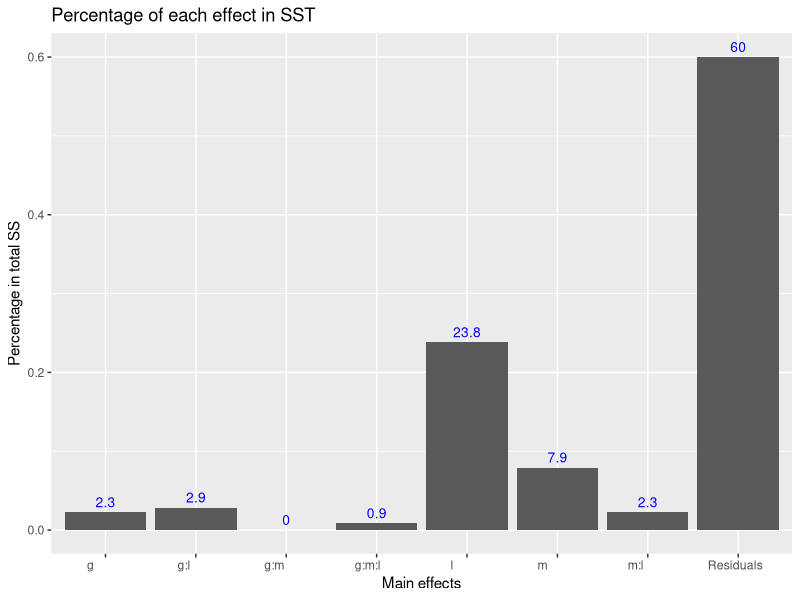
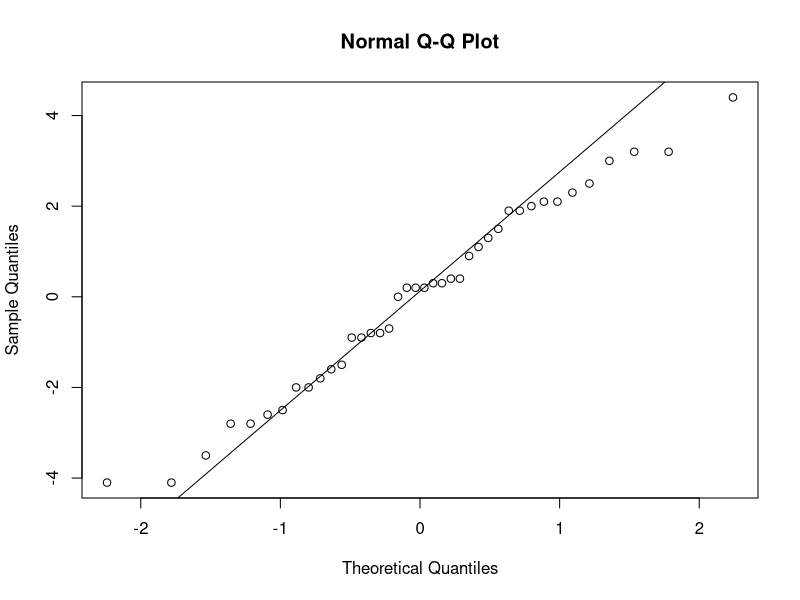
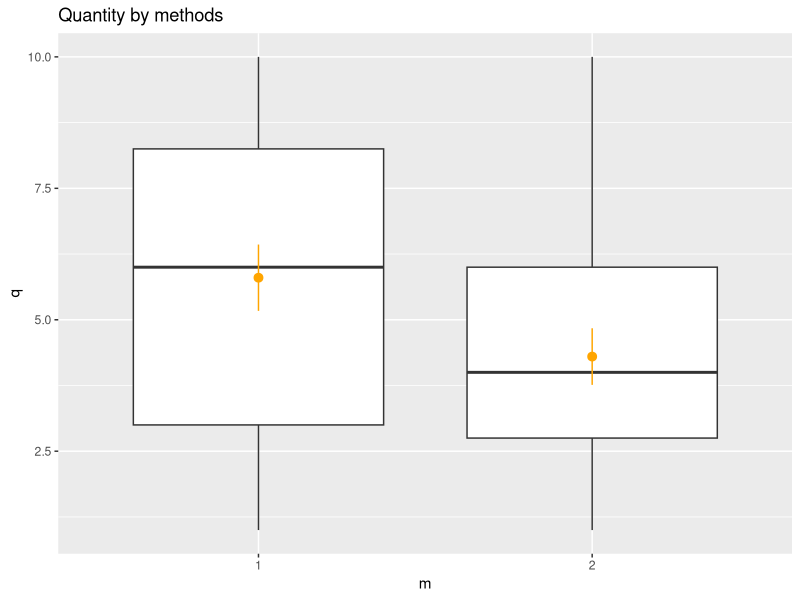
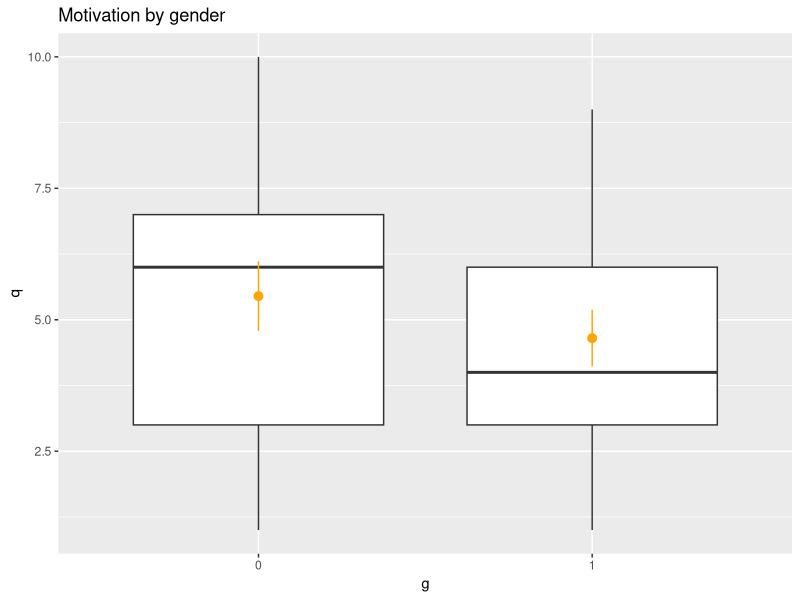
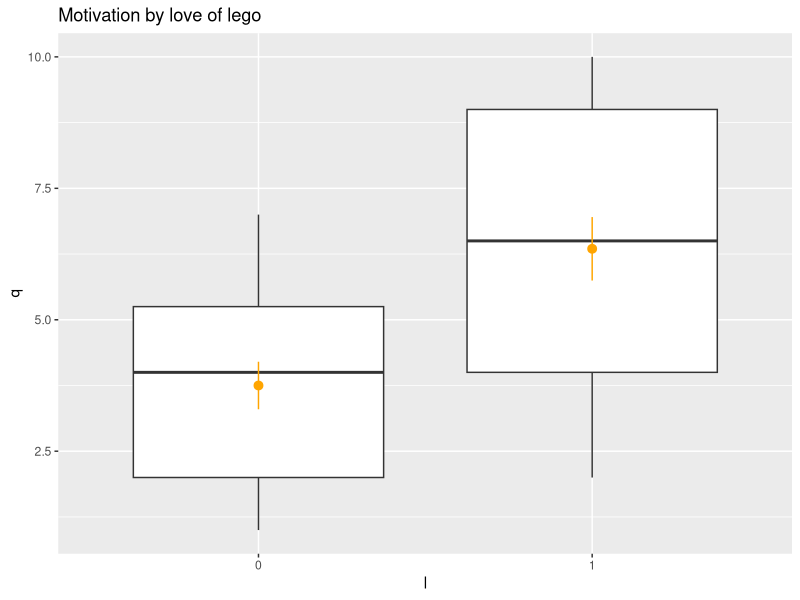
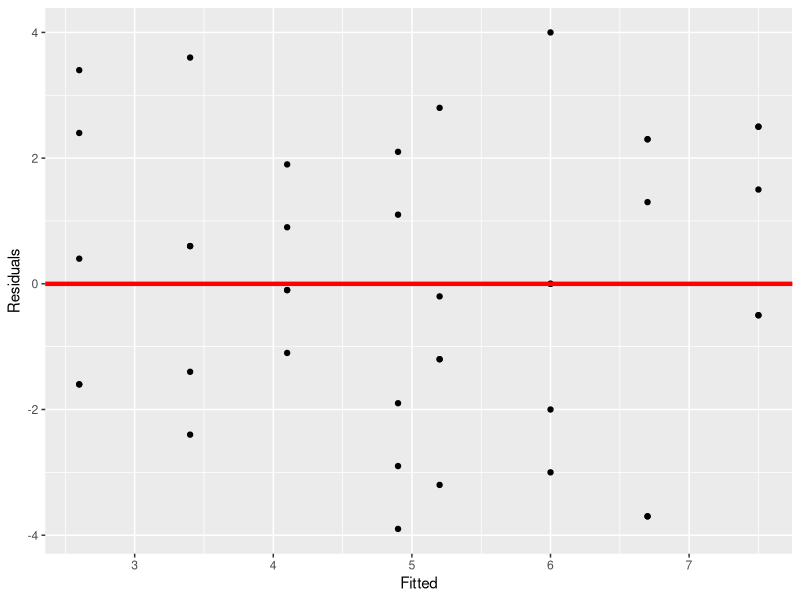

Reproduce these figures in R, in order.
## ---- chunk 1
knitr::opts_chunk$set(echo = TRUE)
## ---- chunk 2
project<-read.csv("data_project.csv")
View(project)
head(project)
## ---- chunk 3
aggregate(project$q, by=list(project$g, project$m, project$l), FUN="sum")
## ---- chunk 4
project$g<-factor(project$g, levels=c(0, 1))
project$m<-factor(project$m, levels=c(1, 2))
project$l<-factor(project$l, levels=c(0, 1))
head(project)
model<-aov(q~g*m*l, data=project)
summary(model)
## ---- chunk 5
aov_sum<-as.data.frame(unclass(summary(model)))
aov_sum$Percentage<-aov_sum$Sum.Sq/sum(aov_sum$Sum.Sq)
aov_sum$Percentage
library(ggplot2)
ggplot(aov_sum, aes(x=rownames(aov_sum),y=aov_sum$Percentage))+
  geom_bar(stat="identity")+
  geom_text(aes(label=round(100*aov_sum$Percentage,1)), size=3.5, hjust=0.5, vjust=-0.5,col="blue")+
  labs(x="Main effects", y="Percentage in total SS", title="Percentage of each effect in SST")
## ---- chunk 6
project1<-project
project1$g<-ifelse(project1$g==0, -1, 1)
project1$m<-ifelse(project1$m==1, -1, 1)
project1$l<-ifelse(project1$l==0, -1, 1)
project1
model_lm<-lm(q~g+m+l+m:l, data=project1)
summary(model_lm)
## ---- chunk 7
qqnorm(model_lm$residuals)
qqline(model_lm$residuals)
shapiro.test(model_lm$residuals)
## ---- chunk 8
ggplot(project, aes(x=m, y=q))+geom_boxplot()+stat_summary(fan.y=mean, 
              col="orange", size=0.5)+ggtitle("Quantity by methods")
## ---- chunk 9
ggplot(project, aes(x=g, y=q))+geom_boxplot()+stat_summary(fan.y=mean, 
              col="orange", size=0.5)+ggtitle("Motivation by gender")
## ---- chunk 10
ggplot(project, aes(x=l, y=q))+geom_boxplot()+stat_summary(fan.y=mean, 
              col="orange", size=0.5)+ggtitle("Motivation by love of lego")
## ---- chunk 11
mod_g<-lm(q~g, data=project)
summary(mod_g)
coef(mod_g)
## ---- chunk 12
mod_m<-lm(q~m, data=project)
summary(mod_m)
coef(mod_m)
## ---- chunk 13
mod_l<-lm(q~l, data=project)
summary(mod_l)
coef(mod_l)
## ---- chunk 14
model3<-lm(q~g+m+l, data=project)
names(model3)
df<-data.frame(Residuals=model3$residuals, Fitted=model3$fitted.values, 
               q=project$q)
df
## ---- chunk 15
library(ggplot2)
ggplot(df, aes(x=Fitted, y=Residuals))+geom_point()+
  geom_hline(yintercept=0, col="red", size=1.5)

## ---- chunk 16
lev<-hatvalues(model3)
lev
avg<-mean(lev)
#we don't have point with high leverage
lev>3*avg
#in this case we have points with high leverage
lev>2*avg
## ---- chunk 17
stand_res<-rstandard(model3)
stand_res
stand_res>3
abs(stand_res)>3
## ---- chunk 18
cd<-cooks.distance(model3)
round(cd,4)
## ---- chunk 19
model3<-lm(q~g+m+l, data=project)
summary(model3)
